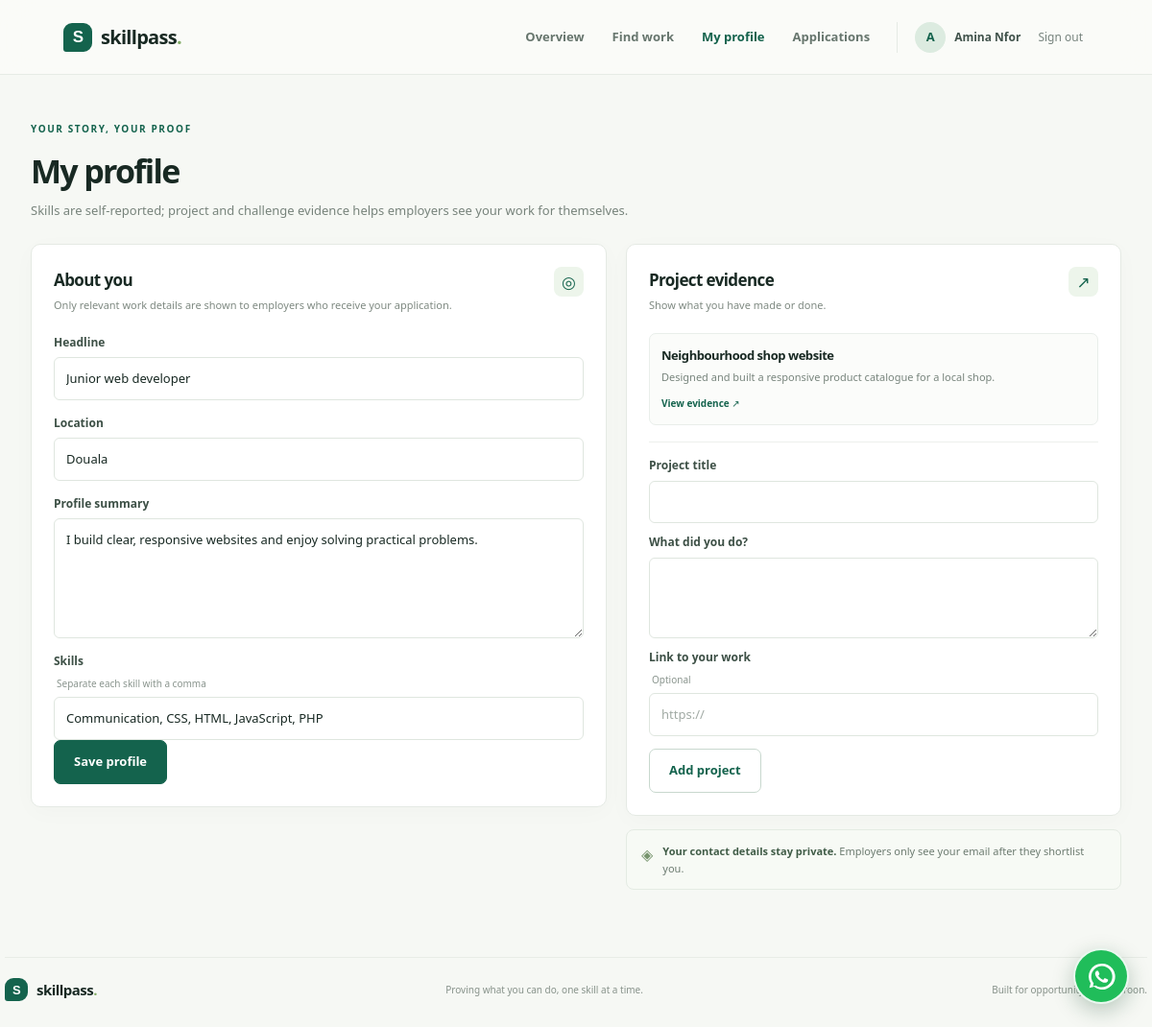
Page /index.php?page=profile (signed in) on the committed database.
### tables this page shows
CREATE TABLE IF NOT EXISTS profiles (
  user_id BIGINT UNSIGNED NOT NULL,
  headline VARCHAR(160) NOT NULL DEFAULT '',
  location VARCHAR(120) NOT NULL DEFAULT '',
  bio TEXT NOT NULL,
  updated_at TIMESTAMP NOT NULL DEFAULT CURRENT_TIMESTAMP ON UPDATE CURRENT_TIMESTAMP,
  PRIMARY KEY (user_id),
  CONSTRAINT fk_profiles_user FOREIGN KEY (user_id) REFERENCES users(id) ON DELETE CASCADE
);

CREATE TABLE IF NOT EXISTS projects (
  id BIGINT UNSIGNED NOT NULL AUTO_INCREMENT,
  user_id BIGINT UNSIGNED NOT NULL,
  title VARCHAR(160) NOT NULL,
  description TEXT NOT NULL,
  evidence_url VARCHAR(2048) NOT NULL DEFAULT '',
  created_at TIMESTAMP NOT NULL DEFAULT CURRENT_TIMESTAMP,
  PRIMARY KEY (id),
  KEY idx_projects_user (user_id),
  CONSTRAINT fk_projects_user FOREIGN KEY (user_id) REFERENCES users(id) ON DELETE CASCADE
);

### config.php (called while the page is built, shortened)
<?php
$whatsappNumber = '237672828084';
function e(string|int|float|null $value): string
{
    return htmlspecialchars((string) $value, ENT_QUOTES | ENT_SUBSTITUTE, 'UTF-8');
}
function current_user(): ?array
{
    return isset($_SESSION['user']) && is_array($_SESSION['user']) ? $_SESSION['user'] : null;
}

### index.php (the view, shortened to what this page needs)
<?php
require __DIR__ . '/config.php';
$user = current_user();
$page = isset($_GET['page']) && is_string($_GET['page']) ? $_GET['page'] : ($user ? 'dashboard' : 'home');
$user = current_user();
$profile = null;
$skillNames = [];
$projects = [];
if ($user && $user['role'] === 'jobseeker') {
    $statement = $pdo->prepare('SELECT headline, location, bio FROM profiles WHERE user_id = ?');
    $statement->execute([$user['id']]);
    $profile = $statement->fetch() ?: ['headline' => '', 'location' => '', 'bio' => ''];
    $statement = $pdo->prepare(
        'SELECT s.name FROM user_skills us JOIN skills s ON s.id = us.skill_id WHERE us.user_id = ? ORDER BY s.name'
    );
    $statement->execute([$user['id']]);
    $skillNames = array_column($statement->fetchAll(), 'name');
    $statement = $pdo->prepare('SELECT id, title, description, evidence_url, created_at FROM projects WHERE user_id = ? ORDER BY created_at DESC');
    $statement->execute([$user['id']]);
    $projects = $statement->fetchAll();
}
$isPublic = !$user;
?>
<!doctype html>
<html lang="en">
<head>
    <link rel="stylesheet" href="style.css">
</head>
<body>
<header class="topbar">
    <a class="brand" href="index.php" aria-label="SkillPass home">
        <span class="brand-mark">S</span>
        <span>skillpass<span class="brand-dot">.</span></span>
    </a>
    <?php if ($user): ?>
        <nav class="main-nav" aria-label="Main navigation">
            <?php if ($user['role'] === 'jobseeker'): ?>
                <a class="<?= $page === 'dashboard' ? 'active' : '' ?>" href="index.php">Overview</a>
                <a class="<?= $page === 'opportunities' ? 'active' : '' ?>" href="index.php?page=opportunities">Find work</a>
                <a class="<?= $page === 'profile' ? 'active' : '' ?>" href="index.php?page=profile">My profile</a>
                <a class="<?= $page === 'applications' ? 'active' : '' ?>" href="index.php?page=applications">Applications</a>
            <?php else: ?>
                <a class="<?= $page === 'dashboard' ? 'active' : '' ?>" href="index.php">Overview</a>
                <a class="<?= $page === 'jobs' ? 'active' : '' ?>" href="index.php?page=jobs">My openings</a>
            <?php endif; ?>
        </nav>
        <div class="top-user">
            <span class="avatar"><?= e(mb_strtoupper(mb_substr($user['name'], 0, 1))) ?></span>
            <span class="top-user-name"><?= e($user['name']) ?></span>
            <form method="post" class="logout-form">
                <button class="text-button" type="submit">Sign out</button>
            </form>
        </div>
    <?php endif; ?>
</header>
<main class="<?= $isPublic ? 'public-main' : 'app-main' ?>">
    <?php if (!$user && $page === 'login'): ?>
        <section class="auth-layout">
            <div class="auth-story">
                <span class="eyebrow">WELCOME BACK</span>
                <h1>Your next opportunity starts with what you can do.</h1>
                <p>Sign in to pick up where your skills and evidence left off.</p>
            </div>
            <form class="panel auth-card" method="post">
                <h2>Sign in</h2>
                <p class="muted">Use your SkillPass account to continue.</p>
                <input type="hidden" name="csrf_token" value="<?= e(csrf_token()) ?>">
                <input type="hidden" name="action" value="login">
                <label>Email address<input type="email" name="email" autocomplete="email" required></label>
                <label>Password<input type="password" name="password" autocomplete="current-password" required></label>
                <button class="button button-primary button-full" type="submit">Sign in</button>
                <p class="form-foot">New to SkillPass? <a href="index.php?page=register">Create an account</a></p>
                <div class="demo-hint">Demo accounts: <strong>employer@skillpass.cm</strong>, <strong>amina@skillpass.cm</strong> or <strong>joel@skillpass.cm</strong><br>Password: <strong>Demo123!</strong></div>
            </form>
        </section>
    <?php elseif ($user['role'] === 'jobseeker' && $page === 'profile'): ?>
        <div class="page-heading"><div><span class="eyebrow">YOUR STORY, YOUR PROOF</span><h1>My profile</h1><p>Skills are self-reported; project and challenge evidence helps employers see your work for themselves.</p></div></div>
        <div class="two-column">
            <form class="panel form-panel" method="post">
                <div class="panel-heading"><div><h2>About you</h2><p>Only relevant work details are shown to employers who receive your application.</p></div><span class="heading-icon">◎</span></div>
                <label>Headline<input name="headline" maxlength="160" value="<?= e($profile['headline']) ?>" placeholder="e.g. Junior web developer"></label>
                <label>Location<input name="location" maxlength="120" value="<?= e($profile['location']) ?>" placeholder="e.g. Douala"></label>
                <label>Profile summary<textarea name="bio" rows="5" maxlength="3000" placeholder="Tell employers about the kind of work you enjoy and what you can bring."><?= e($profile['bio']) ?></textarea></label>
                <label>Skills <span class="label-note">Separate each skill with a comma</span><input name="skills" value="<?= e(implode(', ', $skillNames)) ?>" placeholder="HTML, customer service, graphic design"></label>
                <button class="button button-primary" type="submit">Save profile</button>
            </form>
            <div class="profile-side">
                <section class="panel form-panel">
                    <div class="panel-heading"><div><h2>Project evidence</h2><p>Show what you have made or done.</p></div><span class="heading-icon">↗</span></div>
                    <?php if ($projects): ?><div class="project-list"><?php foreach ($projects as $project): ?><article class="project-item"><h3><?= e($project['title']) ?></h3><p><?= e($project['description']) ?></p><?php if ($project['evidence_url']): ?><a href="<?= e($project['evidence_url']) ?>" target="_blank" rel="noopener noreferrer">View evidence ↗</a><?php endif; ?></article><?php endforeach; ?></div><?php else: ?><p class="muted">No projects yet. Add a project to give your skills context.</p><?php endif; ?>
                    <form method="post" class="stack-form">
                        <label>Project title<input name="title" maxlength="160" required></label>
                        <label>What did you do?<textarea name="description" rows="3" maxlength="3000" required></textarea></label>
                        <label>Link to your work <span class="label-note">Optional</span><input type="url" name="evidence_url" placeholder="https://"></label>
                        <button class="button button-outline" type="submit">Add project</button>
                    </form>
                </section>
                <div class="privacy-note"><span>◈</span><p><strong>Your contact details stay private.</strong> Employers only see your email after they shortlist you.</p></div>
            </div>
        </div>
    <?php endif; ?>
</main>
<footer class="site-footer"><a class="brand" href="index.php"><span class="brand-mark">S</span><span>skillpass<span class="brand-dot">.</span></span></a><span>Proving what you can do, one skill at a time.</span><span>Built for opportunity in Cameroon.</span></footer>
<a class="whatsapp-float" href="https://wa.me/<?= e($whatsappNumber) ?>?text=<?= e(rawurlencode('Hi SkillPass, I would like to learn more about the platform.')) ?>" target="_blank" rel="noopener noreferrer" aria-label="Chat with SkillPass on WhatsApp" title="Chat with us on WhatsApp">
</a>
</body>
</html>

### rows in the picture
profiles: headline "Junior web developer", location "Douala", bio "I build clear, responsive websites and enjoy solving practical problems."
projects: title "Neighbourhood shop website", description "Designed and built a responsive product catalogue for a local shop."

### other values in the picture
mb_strtoupper(mb_substr($user['name'], 0, 1)) "A"
$user['name'] "Amina Nfor"
